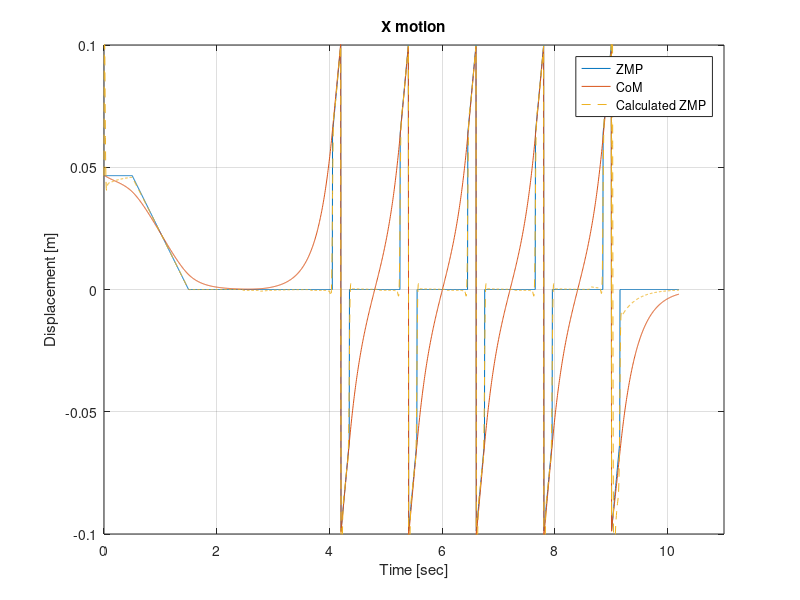
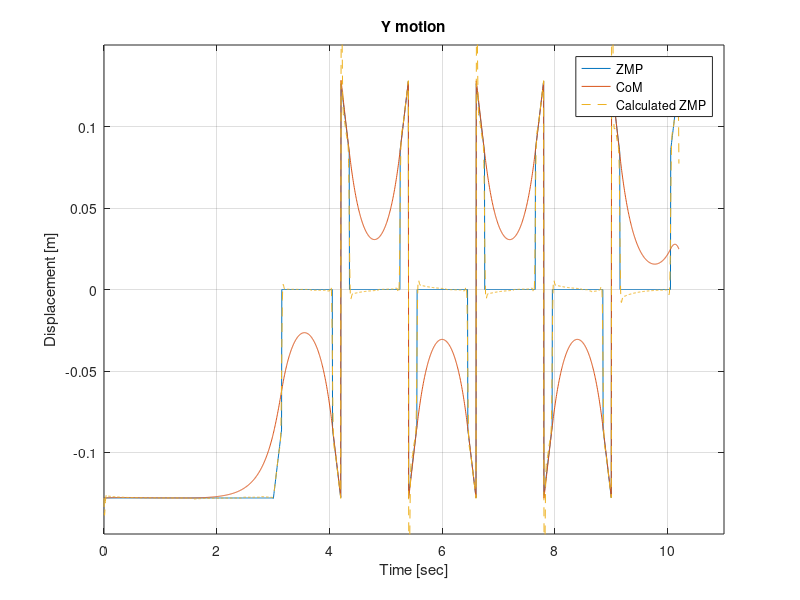

The MATLAB source for these figures, in order:

load alfred_hw6.txt;

x=alfred_hw6(:,1); 
y1=alfred_hw6(:,2);
y2=alfred_hw6(:,3);
y3=alfred_hw6(:,4);
y4=alfred_hw6(:,5);
y5=alfred_hw6(:,6);

y6=alfred_hw6(:,7);


%% X
figure (1)
plot(x,y1);
xlim([0, 11]);
hold on;
plot(x,y3);
hold on;
plot(x,y5, '--');
ylim([-0.1, 0.1]);
hold on;
xlabel('Time [sec]');
ylabel('Displacement [m]');
title('X motion');
legend('ZMP','CoM', 'Calculated ZMP')
hold on;
grid on;

%%
figure (2)
plot(x,y2);
xlim([0, 11]);
hold on;
plot(x,y4);
hold on;
plot(x,y6,'--');
ylim([-0.15, 0.15]);
xlabel('Time [sec]');
ylabel('Displacement [m]');
title('Y motion');
legend('ZMP','CoM', 'Calculated ZMP')
hold on;
grid on;

